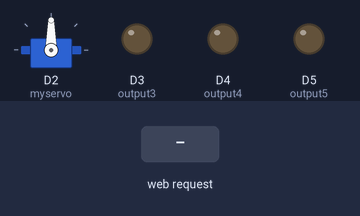
Recording of a sketch running on a simulated ESP8266 (NodeMCU). Shown: servo, output pins drawn as LEDs (lit = HIGH). Inputs (shaded band) come from the test bench. WiFi joins after 1.5 s; servers stay silent unless stated; what the sketch prints to the serial monitor is not drawn.

Above: at 2.7 s.
2.8 s: HTTP request GET /5/on received
At 3.8 s:
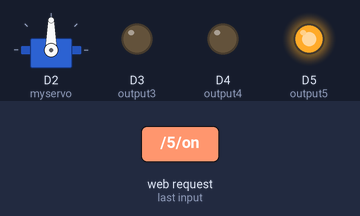
4.3 s: HTTP request GET /4/on received
At 5.0 s:
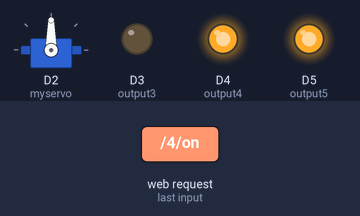
5.8 s: HTTP request GET /5/off received
At 6.1 s:
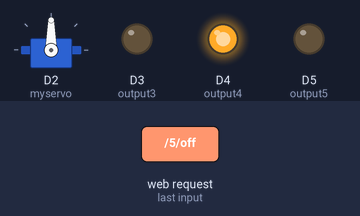
7.3 s: HTTP request GET /3/on received
At 8.4 s:
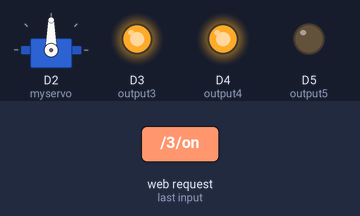
8.8 s: HTTP request GET /4/off received
At 9.6 s:
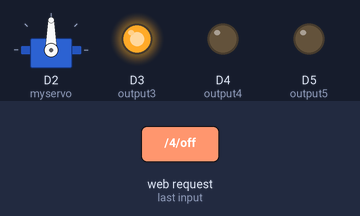
10.3 s: HTTP request GET /2/on received
At 10.7 s:
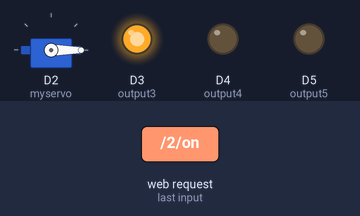
Timing chart, 0 to 12.8 s (numbered marks = the images above; inputs shaded):
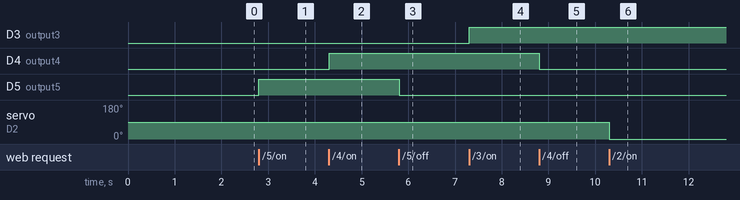

Measured:
- after the input at 2.8 s, D5 (output5): LOW → HIGH at once
- after the input at 4.3 s, D4 (output4): LOW → HIGH at once
- after the input at 5.8 s, D5 (output5): HIGH → LOW at once
- after the input at 7.3 s, D3 (output3): LOW → HIGH at once
- after the input at 8.8 s, D4 (output4): HIGH → LOW at once
- after the input at 10.3 s, servo on D2 (myservo): 90° → 0° at once

The sketch:

8266_web__servo_ipv6.ino
```cpp
/*
// Y.A.K.E
// https://www.yge.me
*/


#include <ESP8266WiFi.h>
#include <ESP8266mDNS.h>
#include <WiFiClient.h>
#include <Servo.h>

  const char* ssid     = "openwrt_546659";
  const char* password = "012345678900aabb";

  // web服务器端口  80
  WiFiServer server(80);
  Servo myservo;


  String header;

  // 默认状态
  String output5State = "off";
  String output4State = "off";
  String output3State = "off";
  String output2State = "off";


  int pos1 = 0;    // 这两个舵机控制角度 关 0°
  int pos2 = 90;   //开 90°


  // 定义引脚
  const int output5 = D5;
  const int output4 = D4;
  const int output3 = D3;
  const int output2 = D2;


  void setup() {
    Serial.begin(115200);
    // 初始化
    pinMode(output5, OUTPUT);
    pinMode(output4, OUTPUT);
    pinMode(output3, OUTPUT);

    //舵机为D2引脚
    myservo.attach(D2);


    // 默认灯是关闭状态
    digitalWrite(output3, LOW);
    digitalWrite(output4, LOW);
    digitalWrite(output5, LOW);

    // 在串口中输出WIFI连接状态
    Serial.print("Connecting to ");
    Serial.println(ssid);
    WiFi.begin(ssid, password);
    while (WiFi.status() != WL_CONNECTED) {
      delay(500);
      Serial.print(".");
    }


#ifndef LWIP_IPV6

    //调试输出

      //输出IPv4
      Serial.print("Connected! IPv4: ");
      Serial.println(WiFi.localIP());


#else

  //添加host
  //如果开启了IPV6那么这个功能会失效,这是一个官方尚未完善的功能
  //https://github.com/esp8266/Arduino/issues/6135#issuecomment-495361807


  for (bool configured = false; !configured;) {
    for (auto addr : addrList)
      if ((configured = !addr.isLocal()
          )) {
        break;
      }


      Serial.print('.');

    delay(500);
  }


  for (auto a : addrList) {

    //调试输出

      Serial.printf("IF='%s' IPv6=%d local=%d hostname='%s' addr= %s",
                 a.ifname().c_str(),
                 a.isV6(),
                 a.isLocal(),
                 a.ifhostname(),
                 a.toString().c_str());


    if (a.isLegacy()) {
      //调试输出
        Serial.printf(" / mask:%s / gw:%s",
                   a.netmask().toString().c_str(),
                   a.gw().toString().c_str());

    }

  }

#endif


    //  esp8266 为host名字
    //IPV6模式下是无效,这是官方不支持
    if (!MDNS.begin("esp8266")) {
      Serial.println("Error setting up MDNS responder!");
      while (1) {
        delay(1000);
      }
    }


    server.begin();
    MDNS.addService("http", "tcp", 80);
  }

  void loop() {
    MDNS.update();
  WiFiClient client = server.available();
    if (client) {
      Serial.println("New Client.");
      String currentLine = "";
      while (client.connected()) {
        if (client.available()) {
          char c = client.read();
          Serial.write(c);
          header += c;
          if (c == '\n') {
            if (currentLine.length () == 0) {
              client.println("HTTP/1.1 200 OK");
              client.println("Content-type:text/html");
              client.println("Connection: close");
              client.println();

              //URL是 /5/on 则 5打开
              //URL是 /5/off 则5关闭
              //其他几个类似
              if (header.indexOf("GET /5/on") >= 0) {
                Serial.println("GPIO 5 on");
                output5State = "on";
                digitalWrite(output5, HIGH); //打开
              } else if (header.indexOf("GET /5/off") >= 0) {
                Serial.println("GPIO 5 off");
                output5State = "off";
                digitalWrite(output5, LOW);  //关闭
              }

              if (header.indexOf("GET /4/on") >= 0) {
                Serial.println("GPIO 4 on");
                output4State = "on";
                digitalWrite(output4, HIGH);
              } else if (header.indexOf("GET /4/off") >= 0) {
                Serial.println("GPIO 4 off");
                output4State = "off";
                digitalWrite(output4, LOW);
              }

              if (header.indexOf("GET /3/on") >= 0) {
                Serial.println("GPIO 3 on");
                output3State = "on";
                digitalWrite(output3, HIGH);
              } else if (header.indexOf("GET /3/off") >= 0) {
                Serial.println("GPIO 3 off");
                output3State = "off";
                digitalWrite(output3, LOW);
              }


              //舵机控制

              if (header.indexOf("GET /2/on") >= 0) {
                Serial.println("GPIO 2 on");
                output2State = "on";
                myservo.write(pos1);  //舵机转到指定角度(pos1)
              } else if (header.indexOf("GET /2/off") >= 0) {
                Serial.println("GPIO 2 off");
                output2State = "off";
                myservo.write(pos2);  //舵机转到指定角度(pos2)
              }


              //输出网页内容
              client.println("<!DOCTYPE html><html>");
              client.println("<head><meta charset=\"UTF-8\"/>");
              client.println("<meta name=\"viewport\" content=\"width=device-width, initial-scale=1\">");
              client.println("<link rel=\"icon\" href=\"data:,\">");
              client.println("<style>html { font-family: Helvetica; display: inline-block; margin: 0px auto; text-align: center;}");
              client.println(".button { background-color: #195B6A; border: none; color: white; padding: 16px 40px;");
              client.println("text-decoration: none; font-size: 30px; margin: 2px; cursor: pointer;}");
              client.println(".button2 {background-color: #77878A;}</style></head>");


              client.println("<body><h1>Y.A.K.E 8266网页开关测试</h1>");
              client.println("<br /><p> <div> 8266接线 D2 接舵机, D3-D5接LED或其他开关设备</div></p><br />");

              client.println("<p>LED 5  - 状态 " + output5State + "</p>");

              if (output5State == "off") {
                client.println("<p><a href=\"/5/on\"><button class=\"button\">开</button></a></p>");
              } else {
                client.println("<p><a href=\"/5/off\"><button class=\"button button2\">关</button></a></p>");
              }


              client.println("<p>LED 4 - 状态 " + output4State + "</p>");
              if (output4State == "off") {
                client.println("<p><a href=\"/4/on\"><button class=\"button\">开</button></a></p>");
              } else {
                client.println("<p><a href=\"/4/off\"><button class=\"button button2\">关</button></a></p>");
              }


              client.println("<p>LED 3 - 状态 " + output3State + "</p>");
              if (output3State == "off") {
                client.println("<p><a href=\"/3/on\"><button class=\"button\">开</button></a></p>");
              } else {
                client.println("<p><a href=\"/3/off\"><button class=\"button button2\">关</button></a></p>");
              }


              client.println("<p>舵机 - 状态 " + output2State + "</p>");
              if (output2State == "off") {
                client.println("<p><a href=\"/2/on\"><button class=\"button\">开</button></a></p>");
              } else {
                client.println("<p><a href=\"/2/off\"><button class=\"button button2\">关</button></a></p>");
              }


              client.println("</body></html>");
              client.println();
              break;
            } else {
              currentLine = "";
            }
          } else if (c != '\r') {
              currentLine += c;
          }
        }
      }

      header = "";

      client.stop();
      Serial.println("Client disconnected.");
      Serial.println("");
    }
  }
```
